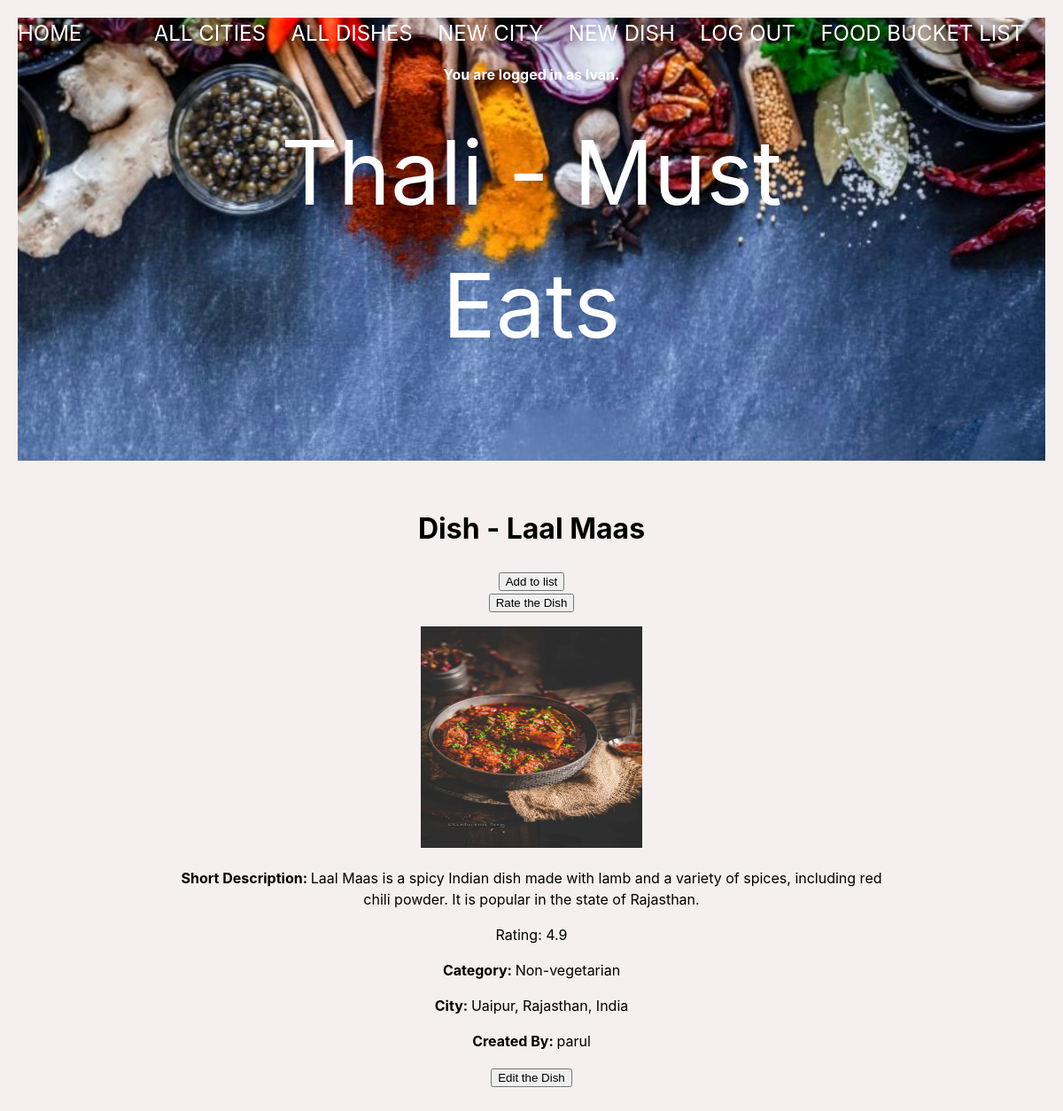
The page /dish/1 (signed in) on the database its author committed.
### thali_app/models.py (models this page shows, shortened)
class User(UserMixin, db.Model):
    id = db.Column(db.Integer, primary_key=True)
    username = db.Column(db.String(80), nullable=False)
    password = db.Column(db.String(80), nullable=False)
    favorites_list_user = db.relationship(
        'Dish', secondary='user_favorites_list', back_populates='favorites_list_dishes')
    def __str__(self):
        return f"{self.username}"

class Dish(db.Model):
    id = db.Column(db.Integer, primary_key=True)
    name = db.Column(db.String(80), nullable=False)
    short_desc = db.Column(db.String(250), nullable=False)
    category = db.Column(db.Enum(FoodCategory), default=FoodCategory.OTHER)
    photo_url = db.Column(URLType)
    where_to_eat = db.Column(db.String(80), nullable=False)
    rating = db.Column(db.Float, default=0)
    ratings = db.relationship('Rating', backref='dish')
    city_id = db.Column(
        db.Integer, db.ForeignKey('city.id'), nullable=False)
    city = db.relationship('City', back_populates='dishes')
    created_by_id = db.Column(db.Integer, db.ForeignKey('user.id'))
    created_by = db.relationship('User')
    favorites_list_dishes = db.relationship(
        'User', secondary='user_favorites_list', back_populates='favorites_list_user')

class City(db.Model):
    id = db.Column(db.Integer, primary_key=True)
    name = db.Column(db.String(80), nullable=False)
    state = db.Column(db.String(80), nullable=False)
    region = db.Column(db.String(80), nullable=False)
    country = db.Column(db.String(80), nullable=False)
    short_desc = db.Column(db.String(500), nullable=False)
    dishes = db.relationship('Dish', back_populates='city')
    created_by_id = db.Column(db.Integer, db.ForeignKey('user.id'))
    created_by = db.relationship('User')

### thali_app/main/routes.py (the view)
@main.route('/dish/<dish_id>', methods=['GET', 'POST'])
@login_required
def dish_detail(dish_id):
    dish = Dish.query.get(dish_id)
    return render_template('dish_detail.html', dish=dish)

### thali_app/extensions.py (called while the page is built)
@login_manager.user_loader
def load_user(user_id):
    return User.query.get(user_id)

### thali_app/utils.py (called while the page is built)
    def __str__(self):
        return str(self.value)

### thali_app/templates/dish_detail.html
{% extends 'base.html' %}
{% block content %}
<h1>Dish - {{ dish.name }}</h1>
<form action="/add_to_favorites_list/{{ dish.id }}" method="post">
    <input type="submit" value="Add to list">
</form>
<form action="/dish/{{ dish.id }}/rate" method="post">
    <input type="submit" value="Rate the Dish">
</form>
<p><img src="{{ dish.photo_url }}" width="250px" height="250px"></p>
<p><strong>Short Description: </strong> {{ dish.short_desc }}</p>
<p>Rating: {{ dish.rating }}</p>
<p><strong>Category: </strong> {{ dish.category }}</p>
<p><strong>City: </strong> {{ dish.city.name }}, {{ dish.city.state}}, {{ dish.city.country}}</p>
<p><strong>Created By: </strong>{{ dish.created_by }}</p>
<form action="/dish/{{ dish.id }}/edit" method="post">
    <input type="submit" value="Edit the Dish">
</form>
{% endblock %}

### thali_app/templates/base.html (shortened to what this page needs)
<!DOCTYPE html>
<html>
    <head>
        <link rel="stylesheet" href="/static/style.css">
    </head>
    <body>
        <div class="page-header">
            <header>Thali - Must Eats</header>
            <nav>
                <a href="/">Home</a>
                <div>
                    {% if current_user.is_authenticated %}
                        <a href="/">All Cities</a>
                        <a href="/all_dishes">All Dishes</a>
                        <a href="/new_city">New City</a>
                        <a href="/new_dish">New Dish</a>
                        <a href="/logout">Log Out</a>
                        <a href="/favorites_list">Food Bucket List</a>
                    {% else %}
                    <!-- Only show these links if the current user is NOT
                        authenticated (logged in)! -->
                        <a href="/signup">Sign Up</a>
                        <a href="/login">Log In</a>
                    {% endif %}
                </div>
            </nav>
            {% if current_user.is_authenticated %}
                <p><b>You are logged in as {{ current_user.username }}.</b></p>
            {% endif %}
        </div>
        <div id="content">
            {% block content %}{% endblock %}
        </div>
    </body>
</html>

### thali_app/static/style.css (style rules this page uses)
body { font-family: -apple-system, BlinkMacSystemFont, 'Segoe UI', 'Roboto', 'Oxygen', 'Ubuntu', 'Cantarell', 'Fira Sans', 'Droid Sans', 'Helvetica Neue', sans-serif; -webkit-font-smoothing: antialiased; -moz-osx-font-smoothing: grayscale; line-height: 1.5; margin: 0; padding: 20px; text-align: center; background-color: rgb(245, 239, 239); }
.page-header { background-image: url('/static/img/background.jpeg'); background-size: cover; height: 500px; position: relative; color: #fff; }
.page-header::after { position: absolute; top: 0; left: 0; width: 100%; height: 100%; background-color: rgba(0, 0, 0, 0.4); }
.page-header header { position: absolute; top: 50%; left: 50%; transform: translate(-50%, -50%); text-align: center; color: white; z-index: 1; font-size: 100px; }
nav { display: flex; justify-content: space-between; align-items: center; }
nav a { color: white; font-size: 1.5rem; margin-right: 1.5rem; text-decoration: none; text-transform: uppercase; }
#content { max-width: 800px; margin: 0 auto; padding: 2rem; }

### rows shown on the page
User: username "Ivan"
Dish: name "Laal Maas", photo_url (picture), short_desc "Laal Maas is a spicy Indian dish made with lamb and a variety of spices, including red chili powder. It is popular in the state of Rajasthan.", rating "4.9", category "Non-vegetarian"
City: city.name "Uaipur", city.state "Rajasthan", city.country "India"
User: created_by "parul"
